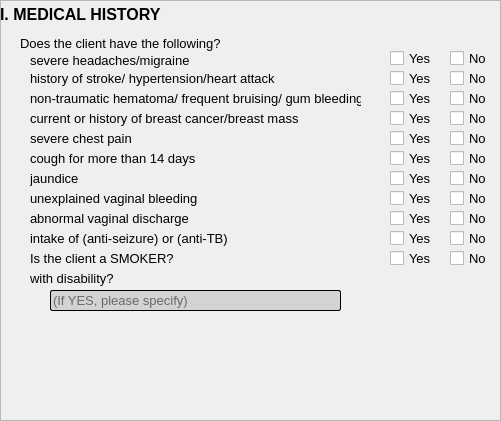
      <widget class="QFrame" name="frameFPMedH">
       <property name="geometry">
        <rect>
         <x>0</x>
         <y>0</y>
         <width>501</width>
         <height>421</height>
        </rect>
       </property>
       <property name="styleSheet">
        <string notr="true">QFrame #frameFPMedH {
border: 2px solid rgba(0, 0, 0, .3);
} </string>
       </property>
       <property name="frameShape">
        <enum>QFrame::StyledPanel</enum>
       </property>
       <property name="frameShadow">
        <enum>QFrame::Raised</enum>
       </property>
       <widget class="QCheckBox" name="FPMed_svhmY">
        <property name="geometry">
         <rect>
          <x>390</x>
          <y>50</y>
          <width>41</width>
          <height>16</height>
         </rect>
        </property>
        <property name="font">
         <font>
          <family>Arial</family>
          <pointsize>10</pointsize>
         </font>
        </property>
        <property name="text">
         <string>Yes</string>
        </property>
       </widget>
       <widget class="QLabel" name="label_402">
        <property name="geometry">
         <rect>
          <x>0</x>
          <y>-1</y>
          <width>501</width>
          <height>31</height>
         </rect>
        </property>
        <property name="font">
         <font>
          <family>Arial</family>
          <pointsize>12</pointsize>
          <weight>75</weight>
          <bold>true</bold>
         </font>
        </property>
        <property name="styleSheet">
         <string notr="true">border: 2px solid rgba(0, 0, 0, .3);
</string>
        </property>
        <property name="text">
         <string>I. MEDICAL HISTORY</string>
        </property>
        <property name="alignment">
         <set>Qt::AlignLeading|Qt::AlignLeft|Qt::AlignVCenter</set>
        </property>
       </widget>
       <widget class="QLineEdit" name="FPwdisability">
        <property name="geometry">
         <rect>
          <x>50</x>
          <y>290</y>
          <width>291</width>
          <height>21</height>
         </rect>
        </property>
        <property name="font">
         <font>
          <family>Arial</family>
          <pointsize>10</pointsize>
          <weight>50</weight>
          <bold>false</bold>
         </font>
        </property>
        <property name="styleSheet">
         <string notr="true">background-color: lightgray;
border: 1px solid black;
border-radius: 2px;
</string>
        </property>
        <property name="placeholderText">
         <string>(If YES, please specify)</string>
        </property>
       </widget>
       <widget class="QLabel" name="label_403">
        <property name="geometry">
         <rect>
          <x>20</x>
          <y>33</y>
          <width>201</width>
          <height>20</height>
         </rect>
        </property>
        <property name="font">
         <font>
          <family>Arial</family>
          <pointsize>10</pointsize>
          <weight>50</weight>
          <bold>false</bold>
         </font>
        </property>
        <property name="text">
         <string>Does the client have the following?</string>
        </property>
       </widget>
       <widget class="QLabel" name="label_525">
        <property name="geometry">
         <rect>
          <x>30</x>
          <y>50</y>
          <width>161</width>
          <height>20</height>
         </rect>
        </property>
        <property name="font">
         <font>
          <family>Arial</family>
          <pointsize>10</pointsize>
          <weight>50</weight>
          <bold>false</bold>
         </font>
        </property>
        <property name="text">
         <string>severe headaches/migraine</string>
        </property>
       </widget>
       <widget class="QLabel" name="label_526">
        <property name="geometry">
         <rect>
          <x>30</x>
          <y>70</y>
          <width>261</width>
          <height>16</height>
         </rect>
        </property>
        <property name="font">
         <font>
          <family>Arial</family>
          <pointsize>10</pointsize>
          <weight>50</weight>
          <bold>false</bold>
         </font>
        </property>
        <property name="text">
         <string>history of stroke/ hypertension/heart attack</string>
        </property>
       </widget>
       <widget class="QLabel" name="label_527">
        <property name="geometry">
         <rect>
          <x>30</x>
          <y>90</y>
          <width>331</width>
          <height>16</height>
         </rect>
        </property>
        <property name="font">
         <font>
          <family>Arial</family>
          <pointsize>10</pointsize>
          <weight>50</weight>
          <bold>false</bold>
         </font>
        </property>
        <property name="text">
         <string>non-traumatic hematoma/ frequent bruising/ gum bleeding</string>
        </property>
       </widget>
       <widget class="QCheckBox" name="FPMed_svhmN">
        <property name="geometry">
         <rect>
          <x>450</x>
          <y>50</y>
          <width>41</width>
          <height>16</height>
         </rect>
        </property>
        <property name="font">
         <font>
          <family>Arial</family>
          <pointsize>10</pointsize>
         </font>
        </property>
        <property name="text">
         <string>No</string>
        </property>
       </widget>
       <widget class="QCheckBox" name="FPhoshhaY">
        <property name="geometry">
         <rect>
          <x>390</x>
          <y>70</y>
          <width>41</width>
          <height>16</height>
         </rect>
        </property>
        <property name="font">
         <font>
          <family>Arial</family>
          <pointsize>10</pointsize>
         </font>
        </property>
        <property name="text">
         <string>Yes</string>
        </property>
       </widget>
       <widget class="QCheckBox" name="FPnthY">
        <property name="geometry">
         <rect>
          <x>390</x>
          <y>90</y>
          <width>41</width>
          <height>16</height>
         </rect>
        </property>
        <property name="font">
         <font>
          <family>Arial</family>
          <pointsize>10</pointsize>
         </font>
        </property>
        <property name="text">
         <string>Yes</string>
        </property>
       </widget>
       <widget class="QCheckBox" name="FPhoshhaN">
        <property name="geometry">
         <rect>
          <x>450</x>
          <y>70</y>
          <width>41</width>
          <height>16</height>
         </rect>
        </property>
        <property name="font">
         <font>
          <family>Arial</family>
          <pointsize>10</pointsize>
         </font>
        </property>
        <property name="text">
         <string>No</string>
        </property>
       </widget>
       <widget class="QCheckBox" name="FPnthN">
        <property name="geometry">
         <rect>
          <x>450</x>
          <y>90</y>
          <width>41</width>
          <height>16</height>
         </rect>
        </property>
        <property name="font">
         <font>
          <family>Arial</family>
          <pointsize>10</pointsize>
         </font>
        </property>
        <property name="text">
         <string>No</string>
        </property>
       </widget>
       <widget class="QLabel" name="label_528">
        <property name="geometry">
         <rect>
          <x>30</x>
          <y>110</y>
          <width>281</width>
          <height>16</height>
         </rect>
        </property>
        <property name="font">
         <font>
          <family>Arial</family>
          <pointsize>10</pointsize>
          <weight>50</weight>
          <bold>false</bold>
         </font>
        </property>
        <property name="text">
         <string>current or history of breast cancer/breast mass</string>
        </property>
       </widget>
       <widget class="QLabel" name="label_529">
        <property name="geometry">
         <rect>
          <x>30</x>
          <y>130</y>
          <width>161</width>
          <height>16</height>
         </rect>
        </property>
        <property name="font">
         <font>
          <family>Arial</family>
          <pointsize>10</pointsize>
          <weight>50</weight>
          <bold>false</bold>
         </font>
        </property>
        <property name="text">
         <string>severe chest pain</string>
        </property>
       </widget>
       <widget class="QLabel" name="label_530">
        <property name="geometry">
         <rect>
          <x>30</x>
          <y>150</y>
          <width>201</width>
          <height>16</height>
         </rect>
        </property>
        <property name="font">
         <font>
          <family>Arial</family>
          <pointsize>10</pointsize>
          <weight>50</weight>
          <bold>false</bold>
         </font>
        </property>
        <property name="text">
         <string>cough for more than 14 days</string>
        </property>
       </widget>
       <widget class="QLabel" name="label_531">
        <property name="geometry">
         <rect>
          <x>30</x>
          <y>170</y>
          <width>111</width>
          <height>16</height>
         </rect>
        </property>
        <property name="font">
         <font>
          <family>Arial</family>
          <pointsize>10</pointsize>
          <weight>50</weight>
          <bold>false</bold>
         </font>
        </property>
        <property name="text">
         <string>jaundice</string>
        </property>
       </widget>
       <widget class="QLabel" name="label_532">
        <property name="geometry">
         <rect>
          <x>30</x>
          <y>190</y>
          <width>241</width>
          <height>16</height>
         </rect>
        </property>
        <property name="font">
         <font>
          <family>Arial</family>
          <pointsize>10</pointsize>
          <weight>50</weight>
          <bold>false</bold>
         </font>
        </property>
        <property name="text">
         <string>unexplained vaginal bleeding</string>
        </property>
       </widget>
       <widget class="QLabel" name="label_533">
        <property name="geometry">
         <rect>
          <x>30</x>
          <y>210</y>
          <width>241</width>
          <height>16</height>
         </rect>
        </property>
        <property name="font">
         <font>
          <family>Arial</family>
          <pointsize>10</pointsize>
          <weight>50</weight>
          <bold>false</bold>
         </font>
        </property>
        <property name="text">
         <string>abnormal vaginal discharge</string>
        </property>
       </widget>
       <widget class="QLabel" name="label_534">
        <property name="geometry">
         <rect>
          <x>30</x>
          <y>230</y>
          <width>241</width>
          <height>16</height>
         </rect>
        </property>
        <property name="font">
         <font>
          <family>Arial</family>
          <pointsize>10</pointsize>
          <weight>50</weight>
          <bold>false</bold>
         </font>
        </property>
        <property name="text">
         <string>intake of (anti-seizure) or (anti-TB)</string>
        </property>
       </widget>
       <widget class="QLabel" name="label_535">
        <property name="geometry">
         <rect>
          <x>30</x>
          <y>250</y>
          <width>241</width>
          <height>16</height>
         </rect>
        </property>
        <property name="font">
         <font>
          <family>Arial</family>
          <pointsize>10</pointsize>
          <weight>50</weight>
          <bold>false</bold>
         </font>
        </property>
        <property name="text">
         <string>Is the client a SMOKER?</string>
        </property>
       </widget>
       <widget class="QLabel" name="label_536">
        <property name="geometry">
         <rect>
          <x>30</x>
          <y>270</y>
          <width>241</width>
          <height>16</height>
         </rect>
        </property>
        <property name="font">
         <font>
          <family>Arial</family>
          <pointsize>10</pointsize>
          <weight>50</weight>
          <bold>false</bold>
         </font>
        </property>
        <property name="text">
         <string>with disability?</string>
        </property>
       </widget>
       <widget class="QCheckBox" name="FPhisbcY">
        <property name="geometry">
         <rect>
          <x>390</x>
          <y>110</y>
          <width>41</width>
          <height>16</height>
         </rect>
        </property>
        <property name="font">
         <font>
          <family>Arial</family>
          <pointsize>10</pointsize>
         </font>
        </property>
        <property name="text">
         <string>Yes</string>
        </property>
       </widget>
       <widget class="QCheckBox" name="FPchpainY">
        <property name="geometry">
         <rect>
          <x>390</x>
          <y>130</y>
          <width>41</width>
          <height>16</height>
         </rect>
        </property>
        <property name="font">
         <font>
          <family>Arial</family>
          <pointsize>10</pointsize>
         </font>
        </property>
        <property name="text">
         <string>Yes</string>
        </property>
       </widget>
       <widget class="QCheckBox" name="FPcoughY">
        <property name="geometry">
         <rect>
          <x>390</x>
          <y>150</y>
          <width>41</width>
          <height>16</height>
         </rect>
        </property>
        <property name="font">
         <font>
          <family>Arial</family>
          <pointsize>10</pointsize>
         </font>
        </property>
        <property name="text">
         <string>Yes</string>
        </property>
       </widget>
       <widget class="QCheckBox" name="FPjaundiceY">
        <property name="geometry">
         <rect>
          <x>390</x>
          <y>170</y>
          <width>41</width>
          <height>16</height>
         </rect>
        </property>
        <property name="font">
         <font>
          <family>Arial</family>
          <pointsize>10</pointsize>
         </font>
        </property>
        <property name="text">
         <string>Yes</string>
        </property>
       </widget>
       <widget class="QCheckBox" name="FPuvbY">
        <property name="geometry">
         <rect>
          <x>390</x>
          <y>190</y>
          <width>41</width>
          <height>16</height>
         </rect>
        </property>
        <property name="font">
         <font>
          <family>Arial</family>
          <pointsize>10</pointsize>
         </font>
        </property>
        <property name="text">
         <string>Yes</string>
        </property>
       </widget>
       <widget class="QCheckBox" name="FPavdY">
        <property name="geometry">
         <rect>
          <x>390</x>
          <y>210</y>
          <width>41</width>
          <height>16</height>
         </rect>
        </property>
        <property name="font">
         <font>
          <family>Arial</family>
          <pointsize>10</pointsize>
         </font>
        </property>
        <property name="text">
         <string>Yes</string>
        </property>
       </widget>
       <widget class="QCheckBox" name="FPintakeY">
        <property name="geometry">
         <rect>
          <x>390</x>
          <y>230</y>
          <width>41</width>
          <height>16</height>
         </rect>
        </property>
        <property name="font">
         <font>
          <family>Arial</family>
          <pointsize>10</pointsize>
         </font>
        </property>
        <property name="text">
         <string>Yes</string>
        </property>
       </widget>
       <widget class="QCheckBox" name="FPsmokerY">
        <property name="geometry">
         <rect>
          <x>390</x>
          <y>250</y>
          <width>41</width>
          <height>16</height>
         </rect>
        </property>
        <property name="font">
         <font>
          <family>Arial</family>
          <pointsize>10</pointsize>
         </font>
        </property>
        <property name="text">
         <string>Yes</string>
        </property>
       </widget>
       <widget class="QCheckBox" name="FPhisbcN">
        <property name="geometry">
         <rect>
          <x>450</x>
          <y>110</y>
          <width>41</width>
          <height>16</height>
         </rect>
        </property>
        <property name="font">
         <font>
          <family>Arial</family>
          <pointsize>10</pointsize>
         </font>
        </property>
        <property name="text">
         <string>No</string>
        </property>
       </widget>
       <widget class="QCheckBox" name="FPchpainN">
        <property name="geometry">
         <rect>
          <x>450</x>
          <y>130</y>
          <width>41</width>
          <height>16</height>
         </rect>
        </property>
        <property name="font">
         <font>
          <family>Arial</family>
          <pointsize>10</pointsize>
         </font>
        </property>
        <property name="text">
         <string>No</string>
        </property>
       </widget>
       <widget class="QCheckBox" name="FPcoughN">
        <property name="geometry">
         <rect>
          <x>450</x>
          <y>150</y>
          <width>41</width>
          <height>16</height>
         </rect>
        </property>
        <property name="font">
         <font>
          <family>Arial</family>
          <pointsize>10</pointsize>
         </font>
        </property>
        <property name="text">
         <string>No</string>
        </property>
       </widget>
       <widget class="QCheckBox" name="FPjaundiceN">
        <property name="geometry">
         <rect>
          <x>450</x>
          <y>170</y>
          <width>41</width>
          <height>16</height>
         </rect>
        </property>
        <property name="font">
         <font>
          <family>Arial</family>
          <pointsize>10</pointsize>
         </font>
        </property>
        <property name="text">
         <string>No</string>
        </property>
       </widget>
       <widget class="QCheckBox" name="FPuvbN">
        <property name="geometry">
         <rect>
          <x>450</x>
          <y>190</y>
          <width>41</width>
          <height>16</height>
         </rect>
        </property>
        <property name="font">
         <font>
          <family>Arial</family>
          <pointsize>10</pointsize>
         </font>
        </property>
        <property name="text">
         <string>No</string>
        </property>
       </widget>
       <widget class="QCheckBox" name="FPavdN">
        <property name="geometry">
         <rect>
          <x>450</x>
          <y>210</y>
          <width>41</width>
          <height>16</height>
         </rect>
        </property>
        <property name="font">
         <font>
          <family>Arial</family>
          <pointsize>10</pointsize>
         </font>
        </property>
        <property name="text">
         <string>No</string>
        </property>
       </widget>
       <widget class="QCheckBox" name="FPintakeN">
        <property name="geometry">
         <rect>
          <x>450</x>
          <y>230</y>
          <width>41</width>
          <height>16</height>
         </rect>
        </property>
        <property name="font">
         <font>
          <family>Arial</family>
          <pointsize>10</pointsize>
         </font>
        </property>
        <property name="text">
         <string>No</string>
        </property>
       </widget>
       <widget class="QCheckBox" name="FPsmokerN">
        <property name="geometry">
         <rect>
          <x>450</x>
          <y>250</y>
          <width>41</width>
          <height>16</height>
         </rect>
        </property>
        <property name="font">
         <font>
          <family>Arial</family>
          <pointsize>10</pointsize>
         </font>
        </property>
        <property name="text">
         <string>No</string>
        </property>
       </widget>
      </widget>
